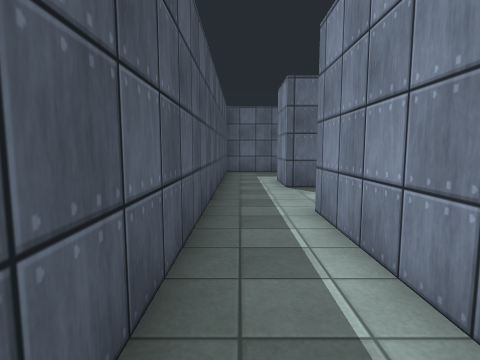
view 1 (above)

19 first-person views from a walk through a 3-D level made in the Unity game engine. The camera is 1.4 m above the floor, tilts 6° down and sees 80° across. The floor is counted in squares, 1 m on a side. Each view is taken from the middle of a square. On the plan, view 1 faces up. The plan holds only what a view shows up to about 14 squares ahead; the rest is blank. The place goes on beyond the plan. The player character is not drawn. Surface patterns are stand-ins for the level's own textures.

view 2
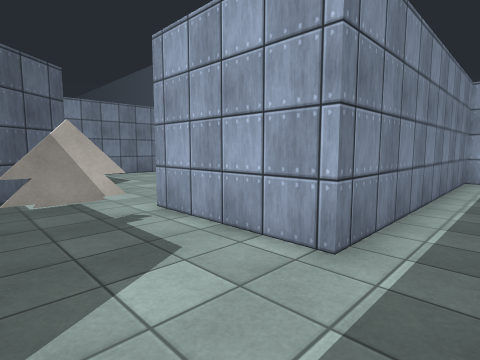

view 3
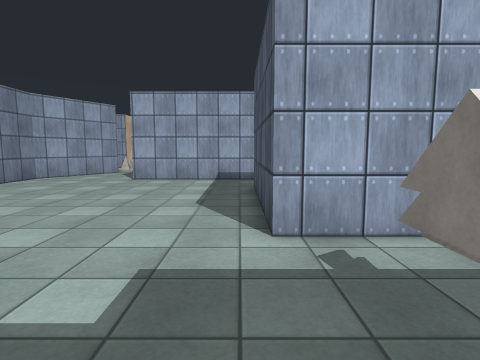

view 4
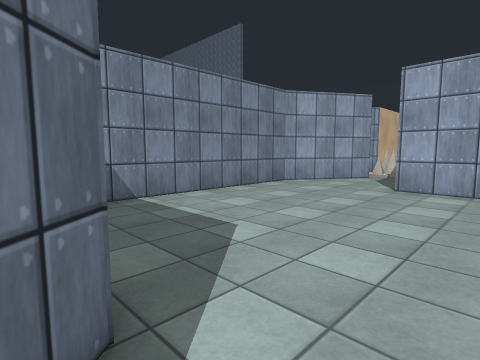

view 5
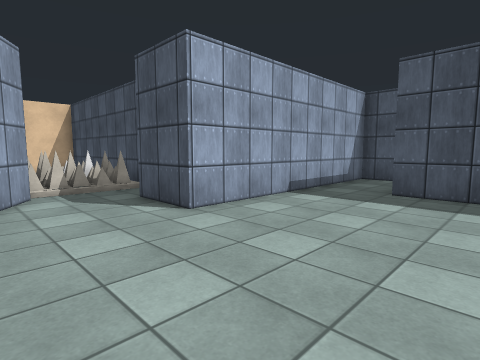

view 6
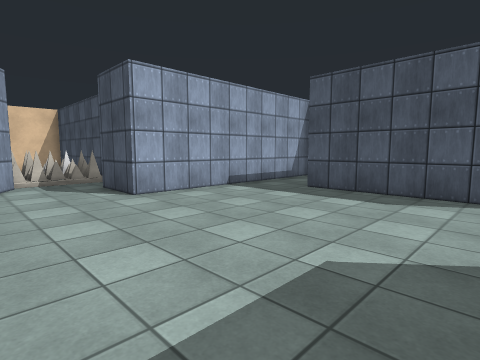

view 7
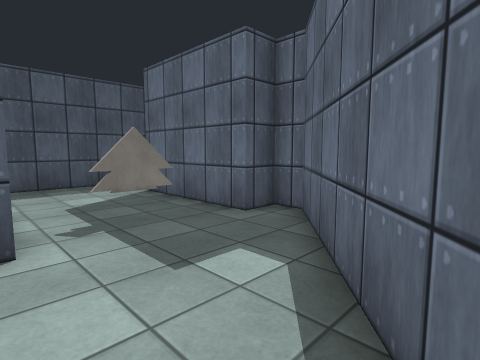

view 8
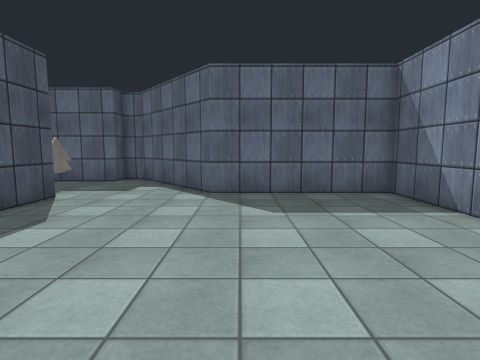

view 9
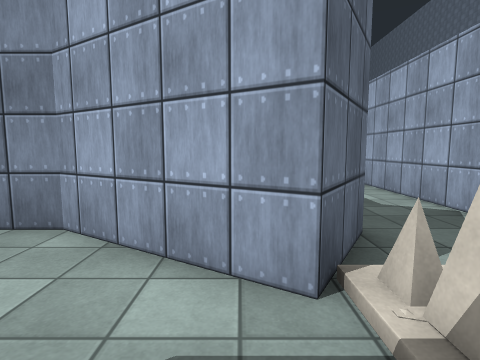

view 10
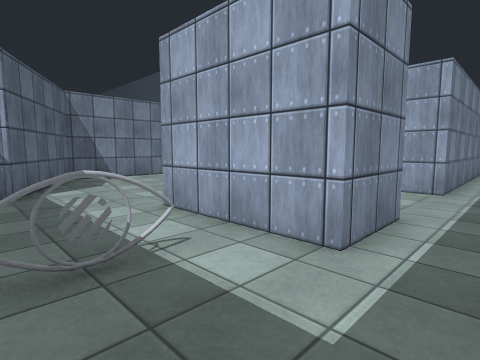

view 11
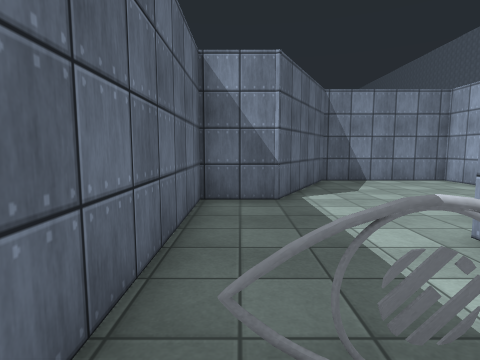

view 12
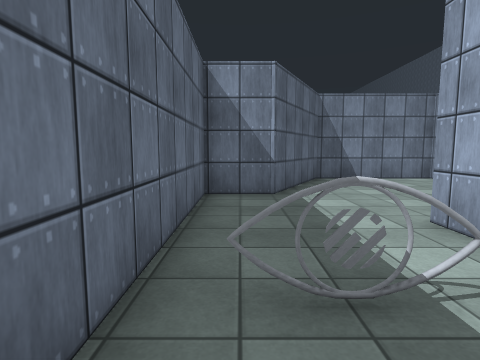

view 13
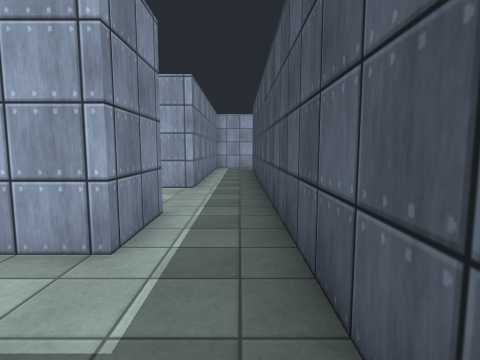

view 14
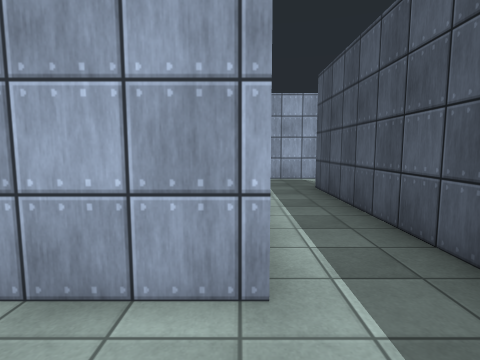

view 15
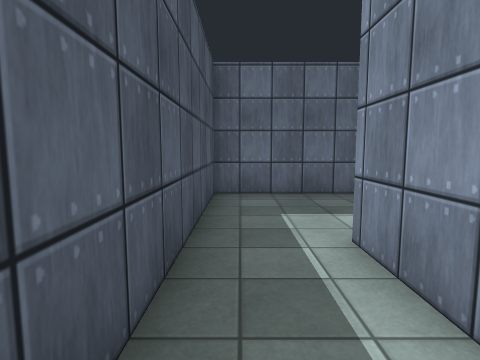

view 16
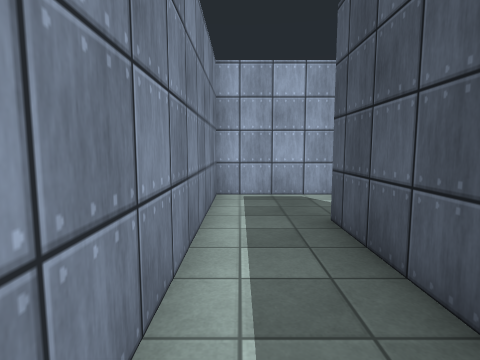

view 17
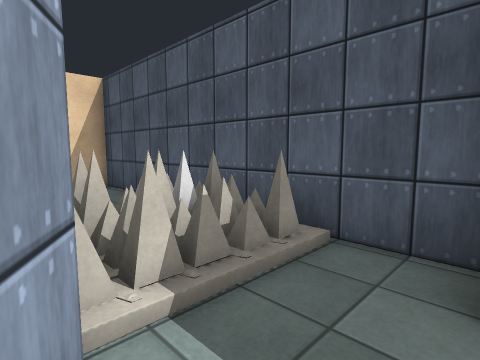

view 18
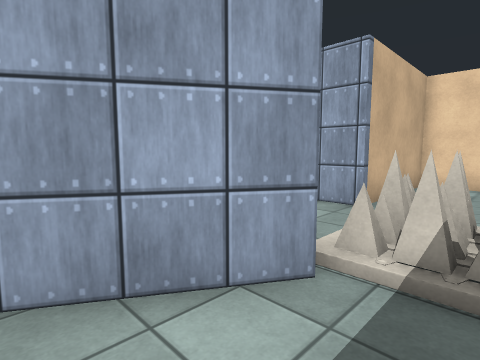

view 19
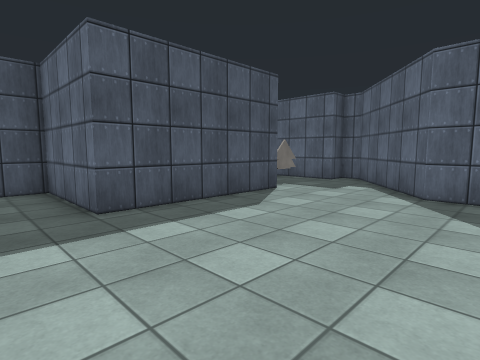

### Floor plan
Points are (right, up) in squares from view 1. A wall is a line through its corners. A room is listed if a view was taken in it or the views show most of it. See-through windows are left out.
Room 1 (views 1, 2, 3, 4, 5, 6, 7, 8, 9, 14, 15, 16, 17, 18, 19)
walls: (10.8, -5.2) (10.8, -11.5); (16.8, -8.1) (14.6, -6.7) (16.9, -2.9) (16.9, 7.3) (11.1, 7.3) (7.3, 11.8) (6.5, 11.8) (6.5, 10.7) (1.7, 10.7) (1.7, 13.3); (-2, -4.9) (1.7, -4.9) (1.7, 6.5) (6.5, 6.5) (6.5, 0.1) (2.1, 0.1) (2.1, -2.6) (12.1, -2.6) (12.1, -5.2); (15.8, -11.1) (21.5, -11.1); (-0.8, 14.6) (-0.8, -1.8)
ways out: opening at (0.5, 14) to room 2; opening at (-1.5, -3.5)
objects: other object (5, 8) to (5, 9); trap (12, -10) to (14, -8)
Room 2 (views 10, 11, 12, 13)
walls: (1.7, 13.3) (6.5, 13.3); (13.2, 7.6) (15.1, 7.6) (15.1, 13.2) (10, 15.9) (10, 18.1) (-0.8, 18.1) (-0.8, 14.6)
ways out: opening at (0.5, 14) to room 1
objects: other object (3, 16)

Where each view was taken, in squares from view 1:
view 1: 0 up, 0 right, facing up
view 2: 10 up, 0 right, facing down-right
view 3: 11 up, 7 right, facing down
view 4: 8 up, 9 right, facing down-right
view 5: 3 up, 16 right, facing down-left
view 6: 6 up, 16 right, facing down-left
view 7: 6 up, 11 right, facing up-left
view 8: 2 down, 12 right, facing up
view 9: 6 down, 12 right, facing right
view 10: 17 up, 0 right, facing down-right
view 11: 17 up, 2 right, facing right
view 12: 17 up, 1 right, facing right
view 13: 17 up, 0 right, facing down
view 14: 9 up, 2 right, facing down
view 15: 9 up, 0 right, facing up
view 16: 4 up, 1 right, facing down
view 17: 5 down, 15 right, facing down-left
view 18: 4 down, 13 right, facing down-right
view 19: 2 down, 13 right, facing up-left
